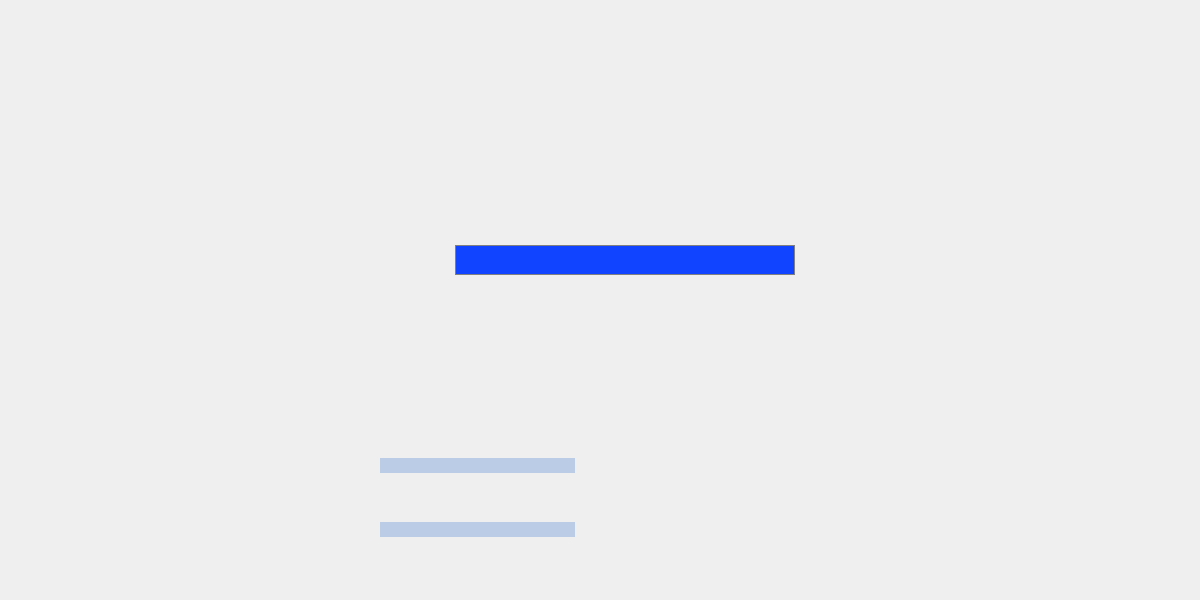
<?xml version="1.0" encoding="UTF-8"?>
<ui version="4.0">
 <class>Launcher</class>
 <widget class="QMainWindow" name="Launcher">
  <property name="geometry">
   <rect>
    <x>0</x>
    <y>0</y>
    <width>1200</width>
    <height>600</height>
   </rect>
  </property>
  <property name="sizePolicy">
   <sizepolicy hsizetype="Fixed" vsizetype="Fixed">
    <horstretch>0</horstretch>
    <verstretch>0</verstretch>
   </sizepolicy>
  </property>
  <property name="minimumSize">
   <size>
    <width>1200</width>
    <height>600</height>
   </size>
  </property>
  <property name="maximumSize">
   <size>
    <width>1200</width>
    <height>600</height>
   </size>
  </property>
  <property name="font">
   <font>
    <family>Comic Sans MS</family>
    <pointsize>10</pointsize>
    <weight>75</weight>
    <bold>true</bold>
   </font>
  </property>
  <property name="windowTitle">
   <string>Toontown Infinite</string>
  </property>
  <property name="windowIcon">
   <iconset resource="app.qrc">
    <normaloff>:/ICON/assets/ICON.ico</normaloff>:/ICON/assets/ICON.ico</iconset>
  </property>
  <property name="styleSheet">
   <string notr="true">background-image: url(:/JPEG/assets/BACKGROUND.jpg);
border-radius: 25px;</string>
  </property>
  <property name="tabShape">
   <enum>QTabWidget::Rounded</enum>
  </property>
  <widget class="QWidget" name="centralWidget">
   <widget class="QPushButton" name="push_button_close">
    <property name="geometry">
     <rect>
      <x>1156</x>
      <y>6</y>
      <width>30</width>
      <height>30</height>
     </rect>
    </property>
    <property name="sizePolicy">
     <sizepolicy hsizetype="Fixed" vsizetype="Fixed">
      <horstretch>0</horstretch>
      <verstretch>0</verstretch>
     </sizepolicy>
    </property>
    <property name="minimumSize">
     <size>
      <width>30</width>
      <height>30</height>
     </size>
    </property>
    <property name="maximumSize">
     <size>
      <width>30</width>
      <height>30</height>
     </size>
    </property>
    <property name="font">
     <font>
      <family>Comic Sans MS</family>
      <pointsize>10</pointsize>
      <weight>75</weight>
      <bold>true</bold>
     </font>
    </property>
    <property name="styleSheet">
     <string notr="true">QPushButton#push_button_close {
    border: none;
    background-image: url(:/JPEG/assets/CLOSE_NORMAL.jpg);
    background-repeat: none;
}

QPushButton#push_button_close:hover {
    background-image: url(:/JPEG/assets/CLOSE_ROLLOVER.jpg);
}

QPushButton#push_button_close:pressed {
    background-image: url(:/JPEG/assets/CLOSE_DOWN.jpg);
}</string>
    </property>
    <property name="text">
     <string/>
    </property>
   </widget>
   <widget class="QPushButton" name="push_button_minimize">
    <property name="geometry">
     <rect>
      <x>1113</x>
      <y>6</y>
      <width>30</width>
      <height>30</height>
     </rect>
    </property>
    <property name="sizePolicy">
     <sizepolicy hsizetype="Fixed" vsizetype="Fixed">
      <horstretch>0</horstretch>
      <verstretch>0</verstretch>
     </sizepolicy>
    </property>
    <property name="minimumSize">
     <size>
      <width>30</width>
      <height>30</height>
     </size>
    </property>
    <property name="maximumSize">
     <size>
      <width>30</width>
      <height>30</height>
     </size>
    </property>
    <property name="font">
     <font>
      <family>Comic Sans MS</family>
      <pointsize>10</pointsize>
      <weight>75</weight>
      <bold>true</bold>
     </font>
    </property>
    <property name="styleSheet">
     <string notr="true">QPushButton#push_button_minimize {
    border: none;
    background-image: url(:/JPEG/assets/MINIMIZE_NORMAL.jpg);
    background-repeat: none;
}

QPushButton#push_button_minimize:hover {
    background-image: url(:/JPEG/assets/MINIMIZE_ROLLOVER.jpg);
}

QPushButton#push_button_minimize:pressed {
    background-image: url(:/JPEG/assets/MINIMIZE_DOWN.jpg);
}</string>
    </property>
    <property name="text">
     <string/>
    </property>
   </widget>
   <widget class="QLineEdit" name="line_edit_username">
    <property name="geometry">
     <rect>
      <x>380</x>
      <y>458</y>
      <width>195</width>
      <height>15</height>
     </rect>
    </property>
    <property name="sizePolicy">
     <sizepolicy hsizetype="Fixed" vsizetype="Fixed">
      <horstretch>0</horstretch>
      <verstretch>0</verstretch>
     </sizepolicy>
    </property>
    <property name="minimumSize">
     <size>
      <width>195</width>
      <height>15</height>
     </size>
    </property>
    <property name="maximumSize">
     <size>
      <width>195</width>
      <height>15</height>
     </size>
    </property>
    <property name="font">
     <font>
      <family>Microsoft Sans Serif</family>
      <pointsize>10</pointsize>
      <weight>75</weight>
      <bold>true</bold>
     </font>
    </property>
    <property name="focusPolicy">
     <enum>Qt::StrongFocus</enum>
    </property>
    <property name="styleSheet">
     <string notr="true">QLineEdit#line_edit_username {
    border: none;
    background: none;
    background-color: rgb(187, 204, 230);
}</string>
    </property>
    <property name="maxLength">
     <number>59</number>
    </property>
    <property name="frame">
     <bool>false</bool>
    </property>
    <property name="alignment">
     <set>Qt::AlignCenter</set>
    </property>
   </widget>
   <widget class="QLineEdit" name="line_edit_password">
    <property name="geometry">
     <rect>
      <x>380</x>
      <y>522</y>
      <width>195</width>
      <height>15</height>
     </rect>
    </property>
    <property name="sizePolicy">
     <sizepolicy hsizetype="Fixed" vsizetype="Fixed">
      <horstretch>0</horstretch>
      <verstretch>0</verstretch>
     </sizepolicy>
    </property>
    <property name="minimumSize">
     <size>
      <width>195</width>
      <height>15</height>
     </size>
    </property>
    <property name="maximumSize">
     <size>
      <width>195</width>
      <height>15</height>
     </size>
    </property>
    <property name="font">
     <font>
      <family>Microsoft Sans Serif</family>
      <pointsize>10</pointsize>
      <weight>75</weight>
      <bold>true</bold>
     </font>
    </property>
    <property name="styleSheet">
     <string notr="true">QLineEdit#line_edit_password {
    border: none;
    background: none;
    background-color: rgb(187, 204, 230);
}</string>
    </property>
    <property name="maxLength">
     <number>59</number>
    </property>
    <property name="echoMode">
     <enum>QLineEdit::Password</enum>
    </property>
    <property name="alignment">
     <set>Qt::AlignCenter</set>
    </property>
   </widget>
   <widget class="QPushButton" name="push_button_report_a_bug">
    <property name="geometry">
     <rect>
      <x>920</x>
      <y>525</y>
      <width>125</width>
      <height>24</height>
     </rect>
    </property>
    <property name="sizePolicy">
     <sizepolicy hsizetype="Fixed" vsizetype="Fixed">
      <horstretch>0</horstretch>
      <verstretch>0</verstretch>
     </sizepolicy>
    </property>
    <property name="minimumSize">
     <size>
      <width>125</width>
      <height>24</height>
     </size>
    </property>
    <property name="maximumSize">
     <size>
      <width>125</width>
      <height>24</height>
     </size>
    </property>
    <property name="font">
     <font>
      <family>Comic Sans MS</family>
      <pointsize>10</pointsize>
      <weight>75</weight>
      <bold>true</bold>
     </font>
    </property>
    <property name="styleSheet">
     <string notr="true">QPushButton#push_button_report_a_bug {
    border: none;
    background-image: url(:/JPEG/assets/REPORT_A_BUG_NORMAL.jpg);
    background-repeat: none;
}

QPushButton#push_button_report_a_bug:hover {
    background-image: url(:/JPEG/assets/REPORT_A_BUG_ROLLOVER.jpg);
}

QPushButton#push_button_report_a_bug:pressed {
    background-image: url(:/JPEG/assets/REPORT_A_BUG_DOWN.jpg);
}</string>
    </property>
    <property name="text">
     <string/>
    </property>
   </widget>
   <widget class="QPushButton" name="push_button_home_page">
    <property name="geometry">
     <rect>
      <x>920</x>
      <y>570</y>
      <width>125</width>
      <height>24</height>
     </rect>
    </property>
    <property name="sizePolicy">
     <sizepolicy hsizetype="Fixed" vsizetype="Fixed">
      <horstretch>0</horstretch>
      <verstretch>0</verstretch>
     </sizepolicy>
    </property>
    <property name="minimumSize">
     <size>
      <width>125</width>
      <height>24</height>
     </size>
    </property>
    <property name="maximumSize">
     <size>
      <width>125</width>
      <height>24</height>
     </size>
    </property>
    <property name="font">
     <font>
      <family>Comic Sans MS</family>
      <pointsize>10</pointsize>
      <weight>75</weight>
      <bold>true</bold>
     </font>
    </property>
    <property name="styleSheet">
     <string notr="true">QPushButton#push_button_home_page {
    border: none;
    background-image: url(:/JPEG/assets/HOME_PAGE_NORMAL.jpg);
    background-repeat: none;
}

QPushButton#push_button_home_page:hover {
    background-image: url(:/JPEG/assets/HOME_PAGE_ROLLOVER.jpg);
}

QPushButton#push_button_home_page:pressed {
    background-image: url(:/JPEG/assets/HOME_PAGE_DOWN.jpg);
}</string>
    </property>
    <property name="text">
     <string/>
    </property>
   </widget>
   <widget class="QPushButton" name="push_button_play">
    <property name="geometry">
     <rect>
      <x>605</x>
      <y>460</y>
      <width>72</width>
      <height>70</height>
     </rect>
    </property>
    <property name="sizePolicy">
     <sizepolicy hsizetype="Fixed" vsizetype="Fixed">
      <horstretch>0</horstretch>
      <verstretch>0</verstretch>
     </sizepolicy>
    </property>
    <property name="minimumSize">
     <size>
      <width>72</width>
      <height>70</height>
     </size>
    </property>
    <property name="maximumSize">
     <size>
      <width>72</width>
      <height>70</height>
     </size>
    </property>
    <property name="font">
     <font>
      <family>Comic Sans MS</family>
      <pointsize>10</pointsize>
      <weight>75</weight>
      <bold>true</bold>
     </font>
    </property>
    <property name="styleSheet">
     <string notr="true">QPushButton#push_button_play {
    border: none;
    background-image: url(:/JPEG/assets/PLAY_NORMAL.jpg);
    background-repeat: none;
}

QPushButton#push_button_play:hover {
    background-image: url(:/JPEG/assets/PLAY_ROLLOVER.jpg);
}

QPushButton#push_button_play:pressed {
    background-image: url(:/JPEG/assets/PLAY_DOWN.jpg);
}</string>
    </property>
    <property name="text">
     <string/>
    </property>
   </widget>
   <widget class="QProgressBar" name="progress_bar">
    <property name="geometry">
     <rect>
      <x>455</x>
      <y>245</y>
      <width>340</width>
      <height>30</height>
     </rect>
    </property>
    <property name="font">
     <font>
      <family>Comic Sans MS</family>
      <pointsize>10</pointsize>
      <weight>75</weight>
      <bold>true</bold>
     </font>
    </property>
    <property name="styleSheet">
     <string notr="true">QProgressBar#progress_bar {
    border: 1px solid grey;
    background: none;
    background-color: rgb(16, 68, 255);
}

QProgressBar::chunk#progress_bar {
    border: 1px solid grey;
    background-color: rgb(255, 234, 128);
}</string>
    </property>
    <property name="value">
     <number>0</number>
    </property>
    <property name="alignment">
     <set>Qt::AlignCenter</set>
    </property>
    <property name="textVisible">
     <bool>false</bool>
    </property>
    <property name="orientation">
     <enum>Qt::Horizontal</enum>
    </property>
    <property name="invertedAppearance">
     <bool>false</bool>
    </property>
    <property name="textDirection">
     <enum>QProgressBar::TopToBottom</enum>
    </property>
   </widget>
  </widget>
 </widget>
 <layoutdefault spacing="6" margin="11"/>
 <resources>
  <include location="app.qrc"/>
 </resources>
 <connections/>
</ui>
